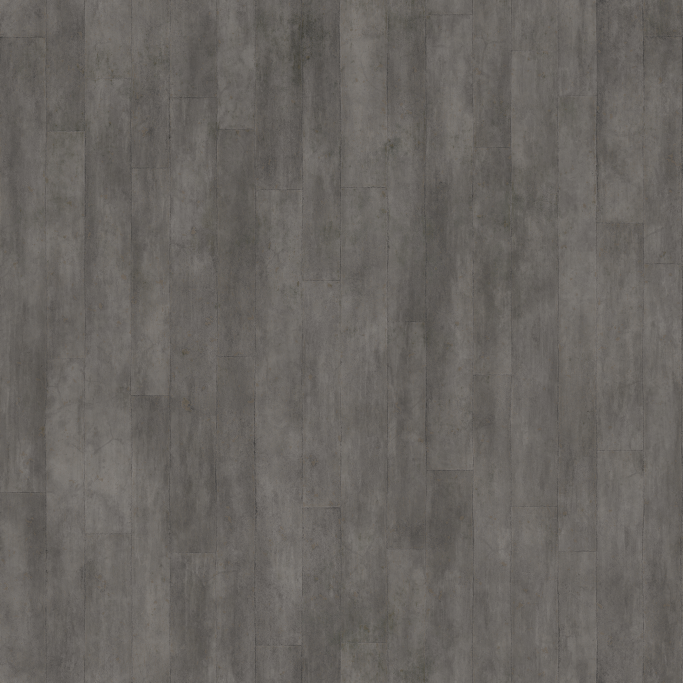
#> input picture assets/pbr/Concrete028/Concrete028_2K-JPG_Color.jpg, 2048 x 2048 px, given in place of PaintedMetal001_2K-JPG_Color.jpg, which was not available (shown at 1/3 size)
$ python make_twin_tex.py
#> lines starting #> are read from the running program, lines starting #| are printed output that depends on the picture; pictures that were not available may be replaced by others from this repository, and a replacement may not be noted
"""生成 Web 孪生 (glTF) 用的预染色 PBR 贴图.

glTF 只能序列化 直连 Image→Principled 的贴图链路; render_agv.pbr_mat 的
mix/mul 染色节点导不出去 → 这里把同样的染色语义**烘焙进像素** (线性域,
与 Blender 节点一致):
  mix 模式: out = tint*0.90 + tex*0.10   (平涂喷漆, 留 10% 纹理呼吸)
  mul 模式: out = tint * tex * 2.2       (木色)
外加: 地坪 = 混凝土平铺 + 0.42m 伸缩缝网格 (对应 floor_mat 的 Brick 语义)。

用法: PYTHONPATH=. ./.venv/bin/python scripts/make_twin_tex.py
输出: assets/pbr/twin/{name}.jpg + {name}_nrm.jpg (1K)
"""
from __future__ import annotations

import os
import sys

import numpy as np
from PIL import Image

ROOT = os.path.join(os.path.dirname(os.path.realpath(__file__)), os.pardir)
PBR = os.path.join(ROOT, "assets", "pbr")
OUT = os.path.join(PBR, "twin")
SIZE = 1024

SPEC = [
    # out_name, subdir, mode, linear_tint(0-1)
    ("rack_beam", "PaintedMetal001", "mix", (0.60, 0.13, 0.01)),
    ("rack_upright", "PaintedMetal001", "mix", (0.03, 0.08, 0.26)),
    ("machinery_dark", "MetalPlates006", "mix", (0.05, 0.05, 0.06)),
    ("fork_steel", "MetalPlates006", "mix", (0.32, 0.33, 0.35)),
    ("pallet_wood", "Wood096", "mul", (0.72, 0.48, 0.28)),
]

_LUT_S2L = None
_LUT_L2S = None


def s2l(a):
    g = a / 255.0
    lin = np.where(g <= 0.04045, g / 12.92, ((g + 0.055) / 1.055) ** 2.4)
    return lin


def l2s(a):
    v = np.clip(a, 0.0, 1.0)
    g = np.where(v <= 0.0031308, v * 12.92,
                 1.055 * np.power(v, 1 / 2.4) - 0.055)
    return np.round(g * 255).astype(np.uint8)


def load(sub, fn):
#> called with sub = 'PaintedMetal001', fn = 'Color'
    im = Image.open(f"{PBR}/{sub}/{sub}_2K-JPG_{fn}.jpg").convert("RGB")
#> im is the input picture: PIL image 2048x2048 RGB; mean R, G, B 104.5, 100.6, 96.5
    return np.asarray(im.resize((SIZE, SIZE), Image.LANCZOS))


def main() -> int:
    os.makedirs(OUT, exist_ok=True)
    for name, subdir, mode, tint in SPEC:
        a = s2l(load(subdir, "Color").astype(np.float64))
#> in s2l, `lin = np.where(g <= 0.04045, g / 12.92, ((g + 0.055) / 1.055) ** 2.4)`:
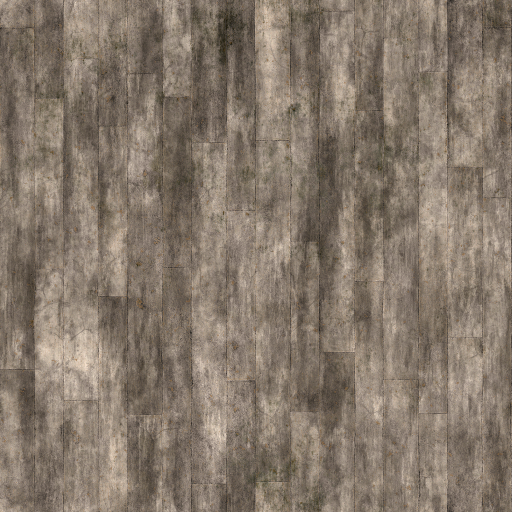
#> lin: shape (1024, 1024, 3) float64 (shown at 1/2 size); mean of channels 0, 1, 2 0.141, 0.13, 0.119; drawn with min black and max white
        if mode == "mix":
            out = np.array(tint)[None, None, :] * 0.90 + a * 0.10
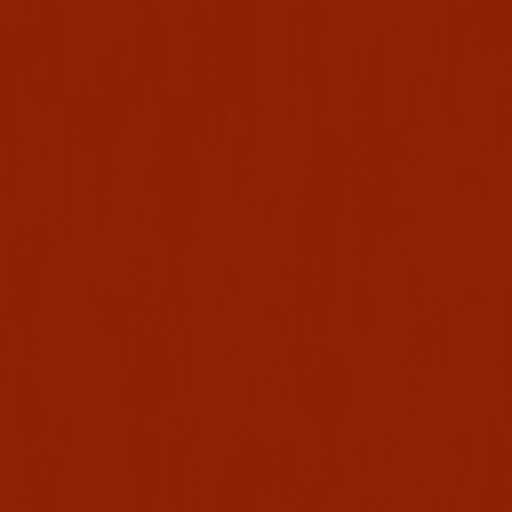
#> out: shape (1024, 1024, 3) float64 (shown at 1/2 size); mean of channels 0, 1, 2 0.554, 0.13, 0.0209; drawn as R, G, B
        elif mode == "mul":
            out = a * (np.array(tint)[None, None, :] * 2.2)
        else:
            out = a
        Image.fromarray(l2s(out)).save(f"{OUT}/{name}.jpg", quality=88)
#> in l2s, `g = np.where(v <= 0.0031308, v * 12.92, 1.055 * np.power(v, 1 / 2.4) -..`:
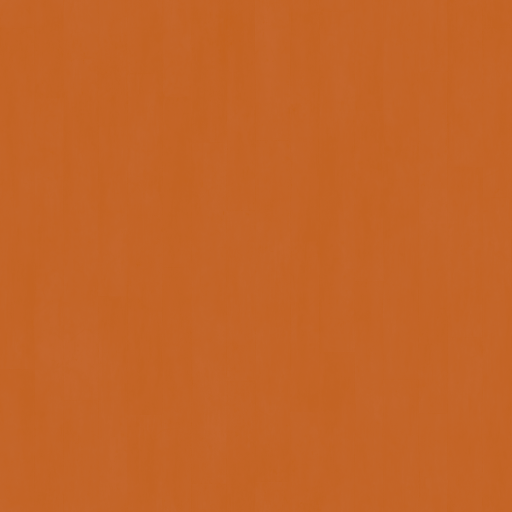
#> g: shape (1024, 1024, 3) float64 (shown at 1/2 size); mean of channels 0, 1, 2 0.77, 0.396, 0.155; drawn as R, G, B
        Image.fromarray(load(subdir, "NormalGL")).save(
            f"{OUT}/{name}_nrm.jpg", quality=85)
#> call 2 of load, with sub = 'PaintedMetal001', fn = 'NormalGL'
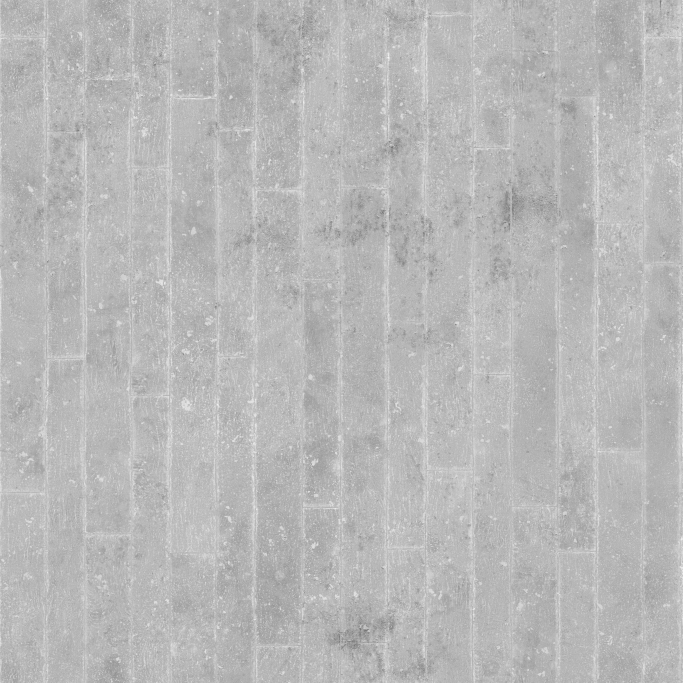
#> input picture assets/pbr/Concrete028/Concrete028_2K-JPG_Roughness.jpg, 2048 x 2048 px, given in place of PaintedMetal001_2K-JPG_NormalGL.jpg, which was not available (shown at 1/3 size)
#> pass 3 of the loop in main, `for name, subdir, mode, tint in SPEC:`:
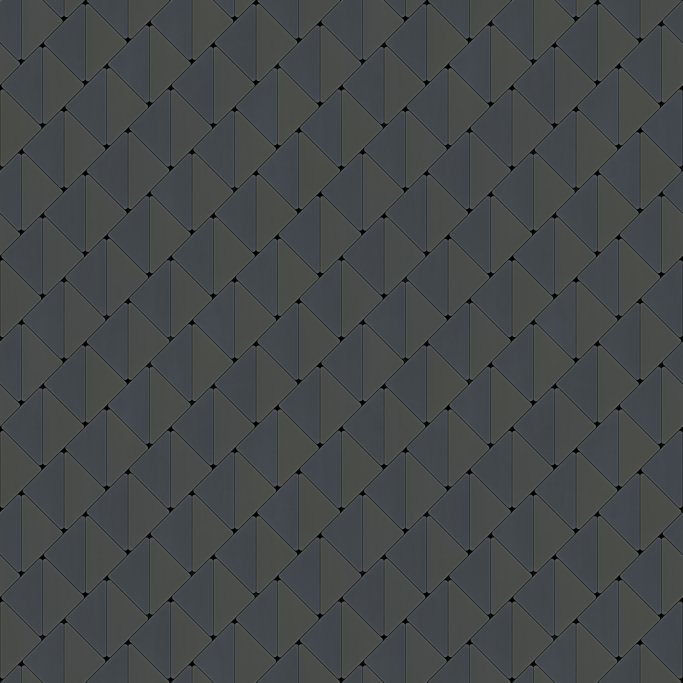
#> input picture assets/pbr/MetalPlates006/MetalPlates006_2K-JPG_Color.jpg, 2048 x 2048 px (shown at 1/3 size)
#> in load, im is the input picture: PIL image 2048x2048 RGB; mean R, G, B 69.2, 72.8, 73.9
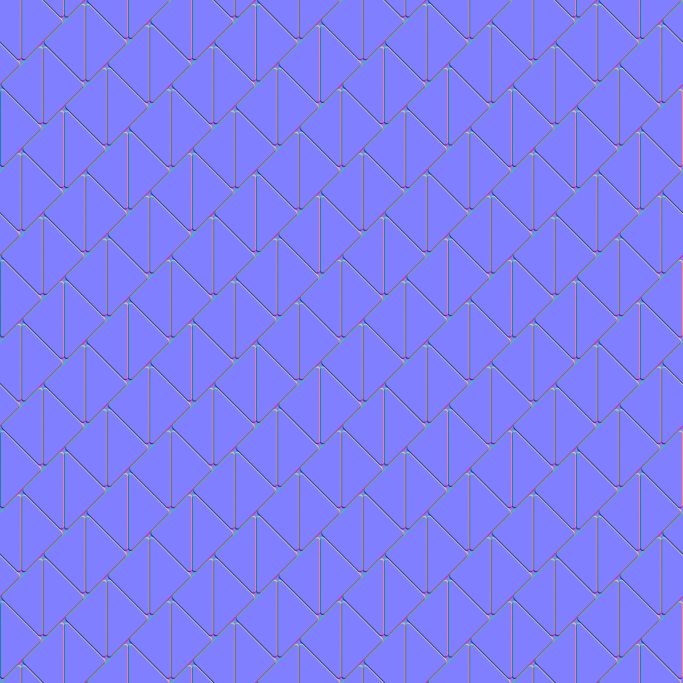
#> input picture assets/pbr/MetalPlates006/MetalPlates006_2K-JPG_NormalGL.jpg, 2048 x 2048 px (shown at 1/3 size)
#> in load, im is the input picture: PIL image 2048x2048 RGB; mean R, G, B 127.7, 127.3, 244.4
#> in load (call 6), `return np.asarray(im.resize((SIZE, SIZE), Image.LANCZOS))`:
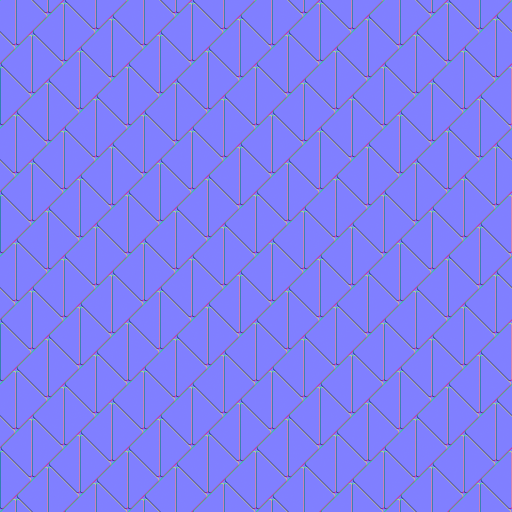
#> returned value: shape (1024, 1024, 3) (shown at 1/2 size); mean of channels 0, 1, 2 127.8, 127.3, 244.1; drawn as R, G, B
#> the loop made 5 passes; the first 3 are shown
        print("wrote", name)
    # 地坪: 平铺 4x4 格 + 缝
    f = s2l(load("Concrete028", "Color").astype(np.float64))
    f = np.rot90(f, k=1)
    yy, xx = np.mgrid[0:SIZE, 0:SIZE]
    seam = ((xx % (SIZE // 4) < 6) | (yy % (SIZE // 4) < 6))
    f *= 0.85
    f[seam] = [0.030, 0.030, 0.033]
    Image.fromarray(l2s(f)).save(f"{OUT}/floor.jpg", quality=88)
    Image.fromarray(load("Concrete028", "NormalGL")).save(
        f"{OUT}/floor_nrm.jpg", quality=85)
    print("wrote floor")
    return 0


if __name__ == "__main__":
#> (the run stopped early here; a loop or call above may not have finished)
